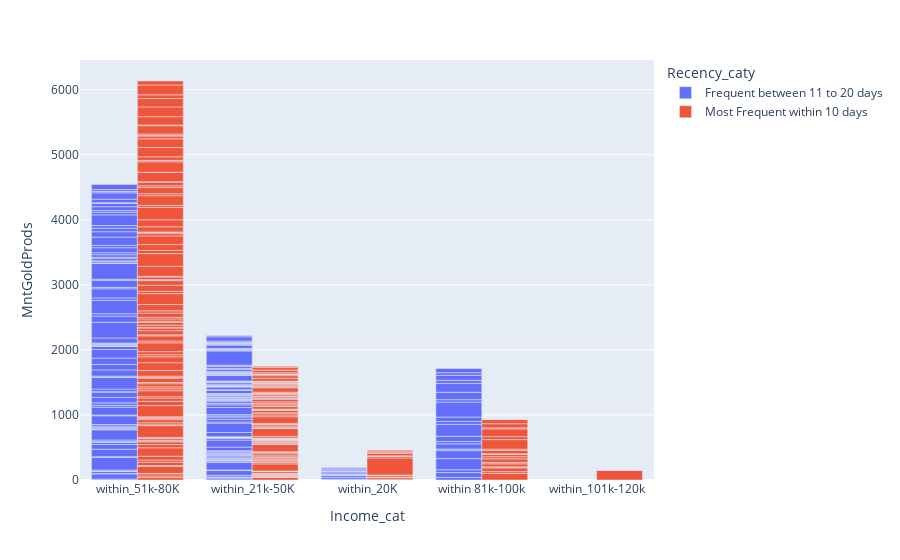

The notebook cell saved with this chart:
### Code cell
px.bar(recent_items,x = recent_items["Income_cat"],y = recent_items['MntGoldProds'],color=recent_items['Recency_caty'],barmode='group')

### Figure 1 — Plotly figure (JSON) as saved in the notebook; plotly's stock layout.template omitted (floating-point values rounded to 4 significant figures; data arrays with more than 128 entries replaced by an {"elided": "..."} marker saying what was removed)
{"data": [{"alignmentgroup": "True", "hovertemplate": "Recency_caty=Frequent between 11 to 20 days<br>Income_cat=%{x}<br>MntGoldProds=%{y}<extra></extra>", "legendgroup": "Frequent between 11 to 20 days", "marker": {"color": "#636efa", "pattern": {"shape": ""}}, "name": "Frequent between 11 to 20 days", "offsetgroup": "Frequent between 11 to 20 days", "orientation": "v", "showlegend": true, "textposition": "auto", "type": "bar", "x": {"elided": "214 str values"}, "xaxis": "x", "y": {"elided": "214 int values"}, "yaxis": "y"}, {"alignmentgroup": "True", "hovertemplate": "Recency_caty=Most Frequent within 10 days<br>Income_cat=%{x}<br>MntGoldProds=%{y}<extra></extra>", "legendgroup": "Most Frequent within 10 days", "marker": {"color": "#EF553B", "pattern": {"shape": ""}}, "name": "Most Frequent within 10 days", "offsetgroup": "Most Frequent within 10 days", "orientation": "v", "showlegend": true, "textposition": "auto", "type": "bar", "x": {"elided": "230 str values"}, "xaxis": "x", "y": {"elided": "230 int values"}, "yaxis": "y"}], "layout": {"barmode": "group", "legend": {"title": {"text": "Recency_caty"}, "tracegroupgap": 0}, "margin": {"t": 60}, "xaxis": {"anchor": "y", "domain": [0, 1], "title": {"text": "Income_cat"}}, "yaxis": {"anchor": "x", "domain": [0, 1], "title": {"text": "MntGoldProds"}}}}
